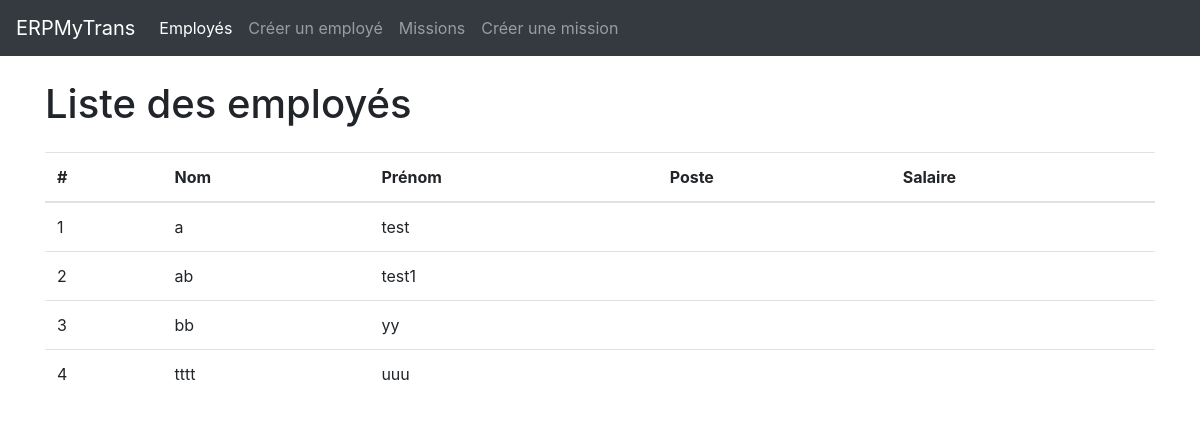
/my-trans/employee_list/, run on an earlier commit of the app's database.
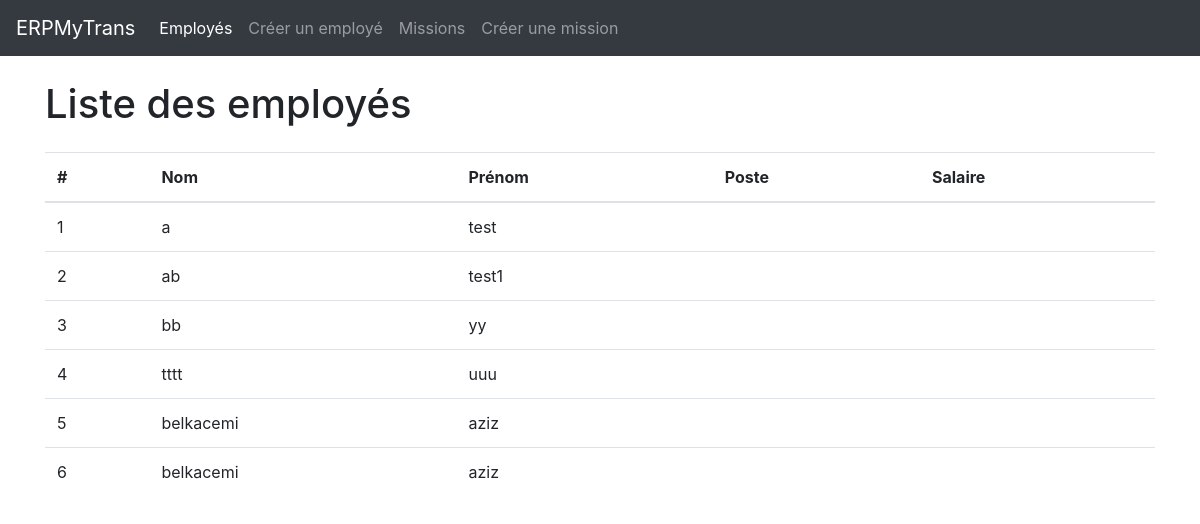
And on a later commit of the database.
### my_trans/models.py (models this page shows, shortened)
class Employee(models.Model):
    first_name = models.CharField(max_length=200)
    last_name = models.CharField(max_length=200, default=None)

### my_trans/views.py (the view)
# urls.py: path("employee_list/", views.employee_list, name="employee_list"),
def employee_list(request):
    employees = Employee.objects.all()
    context = {
        "employees": employees,
    }
    return render(request, "employee_list.html", context)

### my_trans/templates/employee_list.html (shortened to what this page needs)
{% extends 'base.html' %}
{% block content %}
  <h1 class="mb-4">Liste des employés</h1>
  <table class="table">
    <thead>
      <tr>
        <th>#</th>
        <th>Nom</th>
        <th>Prénom</th>
        <th>Poste</th>
        <th>Salaire</th>
      </tr>
    </thead>
    <tbody>
      {% for employee in employees %}
        <tr>
          <td>{{ employee.id }}</td>
          <td>{{ employee.last_name }}</td>
          <td>{{ employee.first_name }}</td>
          <td>{{ employee.position }}</td>
          <td>{{ employee.salary }}</td>
        </tr>
      {% endfor %}
    </tbody>
  </table>
{% endblock %}

What changed in the data, as far as the page shows it:
added Employee: id "5", last_name "belkacemi", first_name "aziz"
added Employee: id "6", last_name "belkacemi", first_name "aziz"
